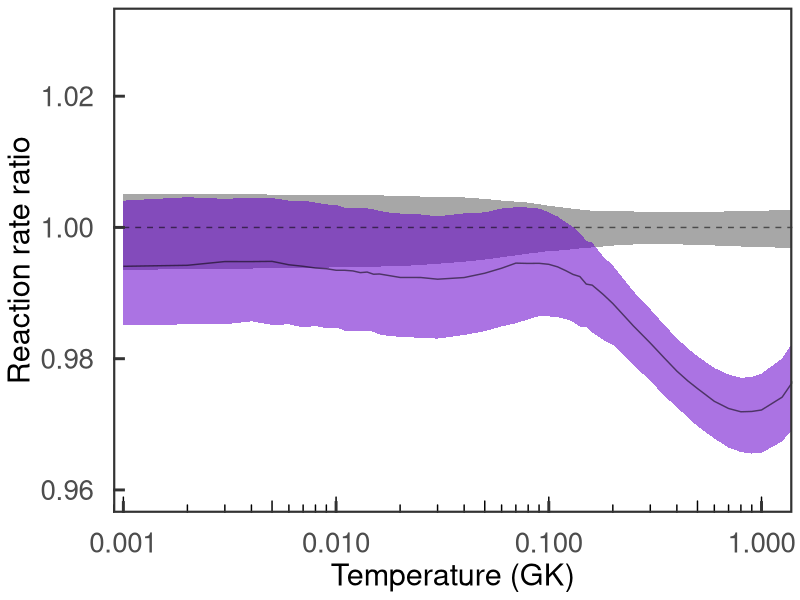

The R source for this figure:
# import packages
library(magrittr);
library(dplyr);require(plyr)
require(ggplot2)

Norm <- read.table("numRates.dat",header = TRUE)$median

new <- read.table("numRates.dat",header = TRUE) %>%
  select(c("x","median","lower","upper")) %>%
  set_colnames(c("T9","Adopted","Lower","Upper")) %>%
  mutate(data = "present") %>% 
  mutate(Adopted = Adopted/Norm) %>% 
  mutate(Lower = Lower/Norm) %>%
  mutate(Upper = Upper/Norm)

old <- read.csv("tabula-table_tdn.csv",header = TRUE) %>%  
  select(c("T9","Adopted","Lower","Upper"))  %>%
  mutate(data="previous") %>% 
  mutate(Adopted = Adopted/Norm) %>% 
  mutate(Lower = Lower/Norm) %>%
  mutate(Upper = Upper/Norm)
  
joint <- rbind(old,new)


pdf("rate_ratio.pdf",height = 7,width = 10)
ggplot(joint,aes(x=T9,y=Adopted, group=data,fill=data,linetype=data,alpha=0.3)) +
  geom_ribbon(aes(x=T9,ymin=Lower, ymax=Upper),show.legend=FALSE) +
  geom_line() +
  coord_cartesian(xlim=c(0.00125,1),ylim=c(0.96,1.03)) +
  theme_bw() + xlab("Temperature (GK)") + ylab("Reaction rate ratio") +
  scale_fill_manual(values=c("#606060","#6600CC"))+
  scale_x_log10(breaks = c(0.001,0.01,0.1,1))  +
  annotation_logticks(short = unit(0.2, "cm"), mid = unit(0.3, "cm"), long = unit(0.4, "cm"),
                      sides = "b",size = 1) +
  scale_linetype_manual(guide=F,values=c("dashed","solid")) +
  theme(panel.border = element_rect(size=1.5),panel.grid.major = element_blank(),
        panel.grid.minor = element_blank(),
        legend.position = "none",
        legend.background = element_rect(colour = "white", fill = "white"),
        plot.background = element_rect(size = 3, linetype='dashed',colour = "white", fill = "white"),
        panel.background = element_rect(colour = "white", fill = "white"),
        legend.key = element_rect(colour = "white", fill = "white"),
        axis.title = element_text(size = 22),
        axis.ticks = element_line(size = 1),
 #       axis.line = element_line(size = 0.75, linetype = "solid"),
        axis.text.y = element_text(size = 20, margin = unit(c(t = 0, r = 5, b = 0, l = 0), "mm")),
        axis.text.x = element_text(size = 20, margin = unit(c(t = 5, r = 0, b = 0, l = 0), "mm")),
        axis.ticks.length = unit(-3, "mm")) 
        
dev.off()

